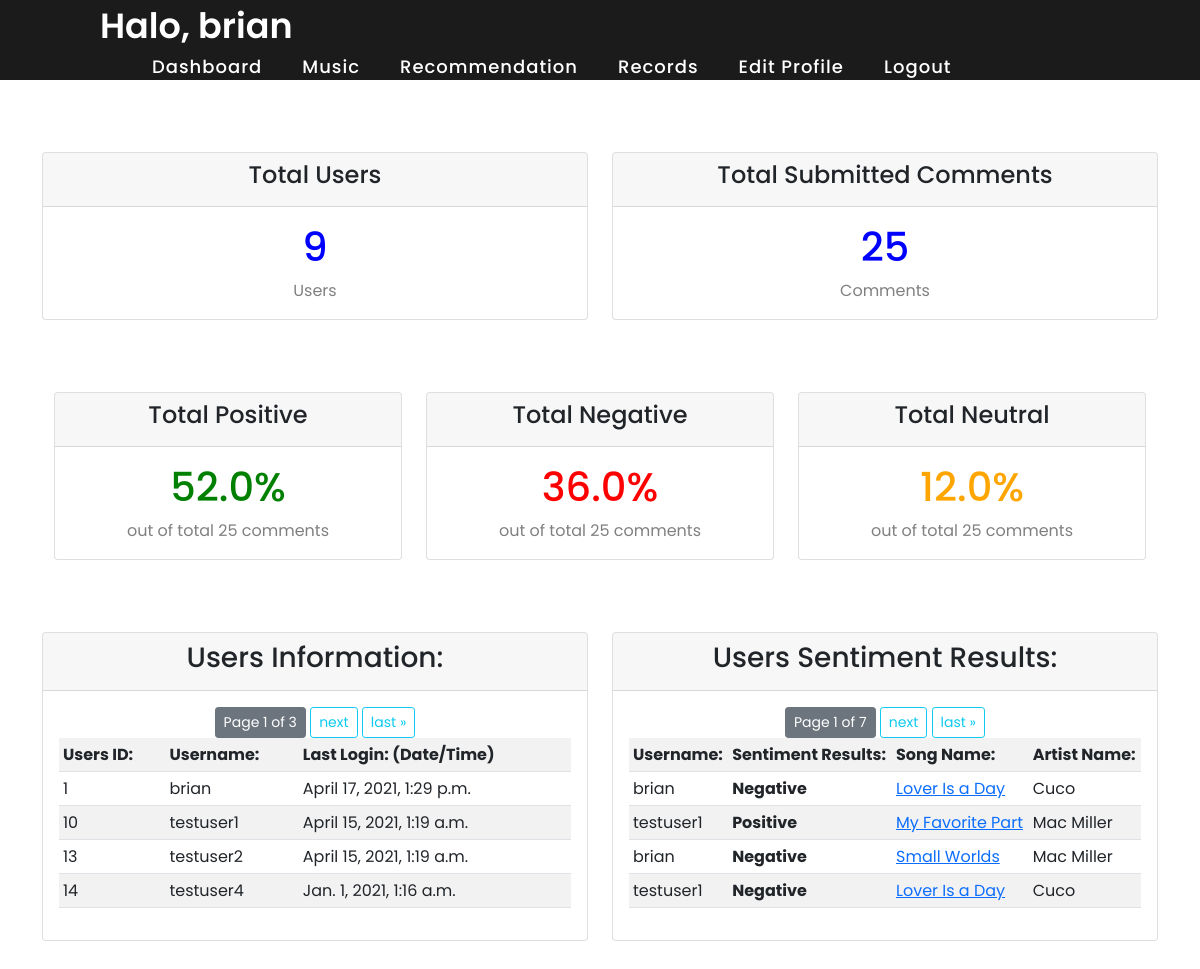
The page /dashboard/ (signed in) on the database its author committed.
### accounts/models.py (models this page shows, shortened)
class Sentiment_Records(models.Model):
    song_comments = models.TextField(max_length=500)
    sentiment_result = models.TextField(max_length=200)
    sentiment_polarity = models.FloatField(validators=[MinValueValidator(-1), MaxValueValidator(1)])
    sentiment_subjectivity = models.FloatField(validators=[MinValueValidator(0), MaxValueValidator(1)])
    date_created = models.DateTimeField(auto_now_add=True, null=True)
    usr = models.ForeignKey(User, null=True, on_delete=models.SET_NULL)
    song = models.ForeignKey(Songs, null=True, on_delete=models.SET_NULL)

class Songs(models.Model):
    artist_name = models.TextField(max_length=200)
    Song_name = models.TextField(max_length=200)
    album_name = models.TextField(max_length=200)
    track_number =  models.TextField(max_length=100)
    release_date = models.TextField(max_length=100)
    popularity = models.IntegerField(default=0)
    songs_id = models.TextField(max_length=100, db_index=True)
    Song_image = models.TextField(max_length=500)
    Song_preview = models.TextField(max_length=500)
    date_created = models.DateTimeField(auto_now_add=True, null=True)
    likes = models.ManyToManyField(User, related_name='songs_post')

### accounts/decorators.py (the view)
		def wrapper_func(request, *args, **kwargs):
			group = None
			if request.user.groups.exists():
				group = request.user.groups.all()[0].name
			if group in allowed_roles:
				return view_func(request, *args, **kwargs)
			else:
				return redirect('404')

### accounts/templates/accounts/dashboard.html (shortened to what this page needs)
{% extends 'accounts/main.html' %}
   {% block content %}
<br>
<br>
<br>
<div class="row">
	<div class="col">
		<div class="col-md">
			<div class="card text-center">
			  	<div class="card-header">
			  		<h4 class="card-title">Total Users</h4>
			  	</div>
			  	<div class="card-body">
			    	<h1 class="card-title"><font color="blue">{{total_users}}</font></h1> <font color="grey">Users</font>
			  	</div>
			</div>
		</div>
	</div>
	<div class="col">
		<div class="col-md">
			<div class="card text-center">
			  	<div class="card-header">
			  		<h4 class="card-title">Total Submitted Comments</h4>
			  	</div>
			  	<div class="card-body">
			    	<h1 class="card-title"><font color="blue">{{total_comments}}</font></h1> <font color="grey">Comments</font>
			  	</div>
			</div>
		</div>
	</div>
</div>
<br>
<br>
<br>
<div class="container-fluid">
	<div class="row">
		<div class="col-md-12">
			<div class="row">
				<div class="col-md-4">
					<div class="card text-center">
						<div class="card-header">
			  				<h4 class="card-title">Total Positive</h4>
			  			</div>
			  			<div class="card-body">
			  				<h1 class="card-title"><font color="green">{{total_po}}%</font></h1><font color="grey">out of total {{total_comments}} comments</font>
			  			</div>
					</div>
				</div>
				<div class="col-md-4">
					<div class="card text-center">
						<div class="card-header">
			  				<h4 class="card-title">Total Negative</h4>
			  			</div>
			  			<div class="card-body">
			  				<h1 class="card-title"><font color="red">{{total_neg}}%</font></h1> <font color="grey">out of total {{total_comments}} comments</font>
			  			</div>
					</div>
				</div>
				<div class="col-md-4">
					<div class="card text-center">
						<div class="card-header">
			  				<h4 class="card-title">Total Neutral</h4>
			  			</div>
			  			<div class="card-body">
			  				<h1 class="card-title"><font color="orange">{{total_neu}}%</font></h1> <font color="grey">out of total {{total_comments}} comments</font>
			  			</div>
					</div>
				</div>
			</div>
		</div>
	</div>
</div>
<br>
<br>
<br>
<div class="row">
	<div class="col">
		<div class="col-md">
			<div class="card text-center">
			  	<div class="card-header">
			  		<h3 class="card-title">Users Information: </h3>
			  	</div>
			  	<div class="card-body">
                			<span class="current">
                    			<a class="btn btn-sm btn-secondary" disabled >Page {{ users.number }} of {{ users.paginator.num_pages }}</a>
                			</span>
				              {% if users.has_next %}
				                  <a href="?page2={{ users.next_page_number }}" class="btn btn-outline-info btn-sm">next</a>
				                  <a href="?page2={{ users.paginator.num_pages }}" class="btn btn-outline-info btn-sm">last &raquo;</a>
				              {% endif %}
				              <br>
			    	<table class="table table-sm table-striped table-hover">
						<tr>
							<th>Users ID: </th>
							<th>Username: </th>
							<th>Last Login: (Date/Time)</th>
						</tr>
						{% for user in users %}
						<tr>
							<td>{{user.id}}</td>
							<td>{{user.username}}</td>
							<td>{{user.last_login}}</td>
						</tr>
						{% endfor %}
					</table>
			  	</div>
			</div>
		</div>
	</div>
	<div class="col">
		<div class="col-md">
			<div class="card text-center">
			  	<div class="card-header">
			  		<h3 class="card-title">Users Sentiment Results: </h3>
			  	</div>
			  	<div class="card-body">
                			<span class="current">
                    			<a class="btn btn-sm btn-secondary" disabled >Page {{ comments.number }} of {{ comments.paginator.num_pages }}</a>
                			</span>
				              {% if comments.has_next %}
				                  <a href="?page={{ comments.next_page_number }}" class="btn btn-outline-info btn-sm">next</a>
				                  <a href="?page={{ comments.paginator.num_pages }}" class="btn btn-outline-info btn-sm">last &raquo;</a>
				              {% endif %}
				              <br>
			    	<table class="table table-sm table-striped table-hover">
						<tr>
							<th>Username: </th>
							<th>Sentiment Results: </th>
							<th>Song Name: </th>
							<th>Artist Name: </th>
						</tr>
						{% for comment in comments %}
						<tr>
							<td>{{comment.usr}}</td>
							<td><b>{{comment.sentiment_result}}</b></td>
							<td><a href ="{% url 'music_profile' comment.song.id %}">{{comment.song.Song_name}}</a></td>
							<td>{{comment.song.artist_name}}</td>
						</tr>
						{% endfor %}
					</table>
			  	</div>
			</div>
		</div>
	</div>
</div>
<br>
<br>
<br>
   {% endblock %}

### accounts/templates/accounts/navbar.html (shortened to what this page needs)
<nav>
      <div class="logo">
		Halo, {{request.user}}
	 </div>
      <ul>
      	{% if request.user.is_staff %}
      	<li><a href="{% url 'dashboard' %}">Dashboard</a></li>
      	{% endif %}
		<li><a href="{% url 'music' %}">Music</a></li>
		<li><a href="{% url 'recommendation' %}">Recommendation</a></li>
		<li><a href="{% url 'records' %}">Records</a></li>
		<li><a href="{% url 'edit_profile' %}">Edit Profile</a></li>
		<li><a href="{% url 'logout' %}">Logout</a></li>
	  </ul>
</nav>

### accounts/static/css/nav.css (style rules this page uses)
* { margin: 0; padding: 0; box-sizing: border-box; font-family: 'Poppins', sans-serif; }
nav { display: flex; height: 80px; width: 100%; background: #1b1b1b; align-items: center; justify-content: space-between; padding: 0 50px 0 100px; flex-wrap: wrap; }
nav .logo { color: #fff; font-size: 35px; font-weight: 600; }
nav ul { display: flex; flex-wrap: wrap; list-style: none; }
nav ul li { margin: 0 5px; }
nav ul li a { color: #fff; text-decoration: none; font-size: 18px; font-weight: 500; padding: 8px 15px; border-radius: 5px; letter-spacing: 1px; }

### rows shown on the page
Sentiment_Records: usr "brian", sentiment_result "Negative", song.Song_name "Lover Is a Day", song.artist_name "Cuco"
Sentiment_Records: usr "testuser1", sentiment_result "Positive", song.Song_name "My Favorite Part", song.artist_name "Mac Miller"
Sentiment_Records: usr "brian", sentiment_result "Negative", song.Song_name "Small Worlds", song.artist_name "Mac Miller"
Sentiment_Records: usr "testuser1", sentiment_result "Negative", song.Song_name "Lover Is a Day", song.artist_name "Cuco"

### other values the page prints
{{ request.user }} "brian"
{{ total_users }} "9"
{{ total_comments }} "25"
{{ total_po }} "52.0"
{{ total_neg }} "36.0"
{{ total_neu }} "12.0"
{{ users.number }} "1"
{{ users.paginator.num_pages }} "3"
{{ user.id }} "1"
{{ user.username }} "brian"
{{ user.last_login }} "April 17, 2021, 1:29 p.m."
{{ user.id }} "10"
{{ user.username }} "testuser1"
{{ user.last_login }} "April 15, 2021, 1:19 a.m."
{{ user.id }} "13"
